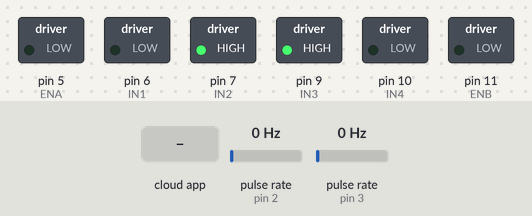
Bench run of a sketch on a simulated Arduino Uno, built with avr-gcc and run on an emulated ATmega328P. Shown: switched loads named in the sketch (green lamp = pin HIGH). Wiring (inferred from the names in the program): 2 × pulse sensor: data pin 2 / data pin 3. The inputs (shaded band) are chosen by the test bench; at power-on: pulse rate (sensors on pin 2, pin 3) 0 Hz. The ROS host is connected and sends only what is stated.

Above: at 1.2 s.
1.3 s: the phone or cloud app sets left_motor_velocity to 45
At 2.3 s:
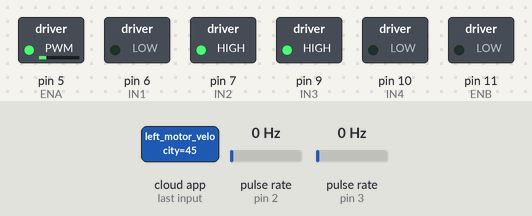
2.8 s: the phone or cloud app sets right_motor_velocity to 45
At 3.2 s:
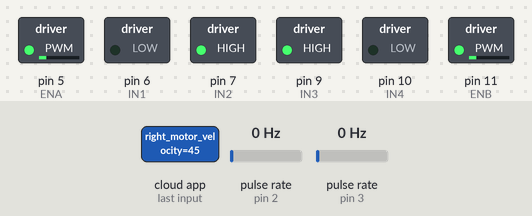
4.3 s: the phone or cloud app sets left_motor_velocity to 0
At 5.3 s:
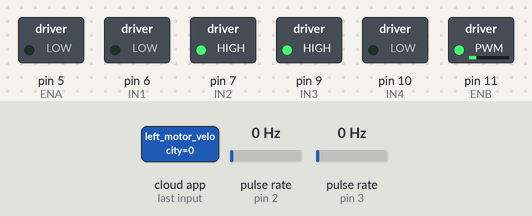
5.8 s: the phone or cloud app sets right_motor_velocity to 90
At 7.0 s:
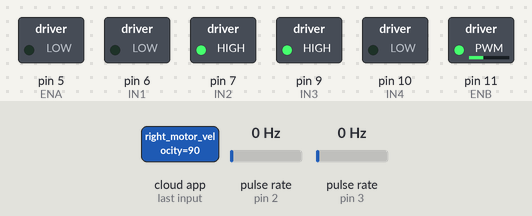
7.3 s: the phone or cloud app sets left_motor_velocity to 90
At 7.9 s:
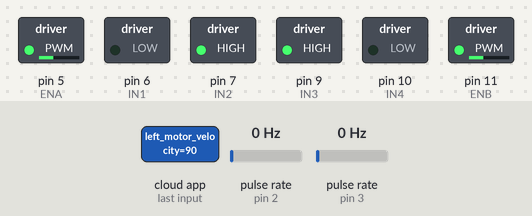
8.8 s: the phone or cloud app sets right_motor_velocity to 0
At 10.0 s:
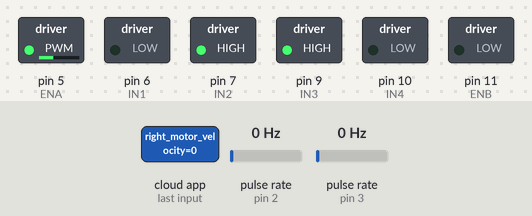
Timing chart, 0 to 11.3 s (numbered marks = the images above; inputs shaded):
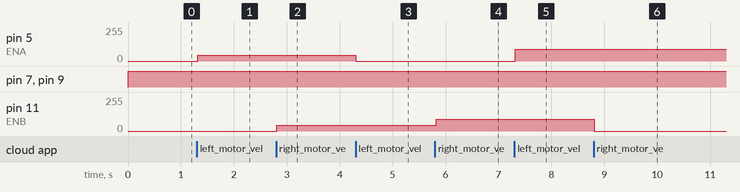

The sketch:

ros_arduino_control.ino
```cpp
/* This is an Arduino-ROS program that allows the robot to:
   1) Receive velocity commands for the left and right motors from ROS.
   2) Send encoder pulse counts back to ROS for the left and right motors.
   3) Control the motors based on the received velocity commands.
*/

/////////////////////////////////////////////////////////////////////
//                Import Required Libraries
/////////////////////////////////////////////////////////////////////
// ROS Serial communication with Arduino and sending/receiving ROS messages.
#include <ros.h>
// Include the data type for sending and receiving integer messages.
#include <std_msgs/Int32.h>

/////////////////////////////////////////////////////////////////////
//                Arduino Pin Setup
/////////////////////////////////////////////////////////////////////
// Pin definitions for encoder and motor control.

// Left motor encoder pin (connected to interrupt).
int encoderPinLeft = 2;
// Right motor encoder pin (connected to interrupt).
int encoderPinRight = 3;

// Right motor control pins (PWM and direction).
int IN3 = 9;
int IN4 = 10;
int ENB = 11;

// Left motor control pins (PWM and direction).
int ENA = 5;
int IN1 = 6;
int IN2 = 7;

/////////////////////////////////////////////////////////////////////
//                Global Variables
/////////////////////////////////////////////////////////////////////
// Variables to keep track of encoder pulses.
volatile unsigned long totalPulsesLeft = 0;
volatile unsigned long totalPulsesRight = 0;

// Motor speed control variables (0 to 255), values will be set by ROS messages.
int motorVelocityLeft = 0;
int motorVelocityRight = 0;

/////////////////////////////////////////////////////////////////////
//                ROS Setup and Communication
/////////////////////////////////////////////////////////////////////
// ROS node handle
ros::NodeHandle nh;

// Callback function for left motor velocity command from ROS.
void callBackFunctionMotorLeft(const std_msgs::Int32 &motorVelocityLeftROS){
  motorVelocityLeft = motorVelocityLeftROS.data;
}

// Callback function for right motor velocity command from ROS.
void callBackFunctionMotorRight(const std_msgs::Int32 &motorVelocityRightROS){
  motorVelocityRight = motorVelocityRightROS.data;
}

// ROS Publishers for sending encoder pulses.
std_msgs::Int32 leftEncoderROS;
ros::Publisher leftEncoderROSPublisher("left_encoder_pulses", &leftEncoderROS);
std_msgs::Int32 rightEncoderROS;
ros::Publisher rightEncoderROSPublisher("right_encoder_pulses", &rightEncoderROS);

// ROS Subscribers for receiving motor velocity commands.
ros::Subscriber<std_msgs::Int32> leftMotorROSSubscriber("left_motor_velocity", &callBackFunctionMotorLeft);
ros::Subscriber<std_msgs::Int32> rightMotorROSSubscriber("right_motor_velocity", &callBackFunctionMotorRight);

/////////////////////////////////////////////////////////////////////
//                Arduino Setup
/////////////////////////////////////////////////////////////////////
void setup() {
  // Set encoder pins as input for counting pulses.
  pinMode(encoderPinLeft, INPUT);
  pinMode(encoderPinRight, INPUT);
  // Attach interrupts for reading encoder pulses.
  attachInterrupt(digitalPinToInterrupt(encoderPinLeft), interruptFunctionLeft, RISING);
  attachInterrupt(digitalPinToInterrupt(encoderPinRight), interruptFunctionRight, RISING);

  // Motor pin setup for both left and right motors.
  pinMode(ENA, OUTPUT);
  pinMode(IN1, OUTPUT);
  pinMode(IN2, OUTPUT);
  pinMode(IN3, OUTPUT);
  pinMode(IN4, OUTPUT);
  pinMode(ENB, OUTPUT);

  // Set motors off initially.
  digitalWrite(IN1, LOW);
  digitalWrite(IN2, LOW);
  digitalWrite(IN3, LOW);
  digitalWrite(IN4, LOW);

  // Initialize ROS communication.
  nh.getHardware()->setBaud(9600);
  nh.initNode();

  // Advertise publishers for encoder data.
  nh.advertise(leftEncoderROSPublisher);
  nh.advertise(rightEncoderROSPublisher);

  // Subscribe to ROS topics for motor velocity control.
  nh.subscribe(leftMotorROSSubscriber);
  nh.subscribe(rightMotorROSSubscriber);
}

/////////////////////////////////////////////////////////////////////
//                Main Loop
/////////////////////////////////////////////////////////////////////
void loop() {
  nh.spinOnce();  // Handle incoming and outgoing ROS messages.

  // Set motor speed based on the received velocity commands.
  analogWrite(ENA, motorVelocityLeft);
  analogWrite(ENB, motorVelocityRight);

  // Set motor direction: forward for left motor.
  digitalWrite(IN1, LOW);
  digitalWrite(IN2, HIGH);
  // Set motor direction: forward for right motor.
  digitalWrite(IN3, HIGH);
  digitalWrite(IN4, LOW);

  // Publish encoder pulse counts to ROS.
  leftEncoderROS.data = totalPulsesLeft;
  rightEncoderROS.data = totalPulsesRight;
  leftEncoderROSPublisher.publish(&leftEncoderROS);
  rightEncoderROSPublisher.publish(&rightEncoderROS);

  nh.spinOnce();  // Ensure ROS communication is up to date.

  delay(20);  // Small delay to regulate the loop frequency.
}

/////////////////////////////////////////////////////////////////////
//                Interrupt Handlers for Encoders
/////////////////////////////////////////////////////////////////////
// Increment pulse count for left encoder.
void interruptFunctionLeft(){
  totalPulsesLeft++;
}

// Increment pulse count for right encoder.
void interruptFunctionRight(){
  totalPulsesRight++;
}
```

Measured:
- after the input at 1.3 s, pin 5 (ENA): 0/255 → 45/255 at once
- after the input at 2.8 s, pin 11 (ENB): 0/255 → 45/255 at once
- after the input at 4.3 s, pin 5 (ENA): 45/255 → 0/255 at once
- after the input at 5.8 s, pin 11 (ENB): 45/255 → 90/255 at once
- after the input at 7.3 s, pin 5 (ENA): 0/255 → 90/255 at once
- after the input at 8.8 s, pin 11 (ENB): 90/255 → 0/255 at once
